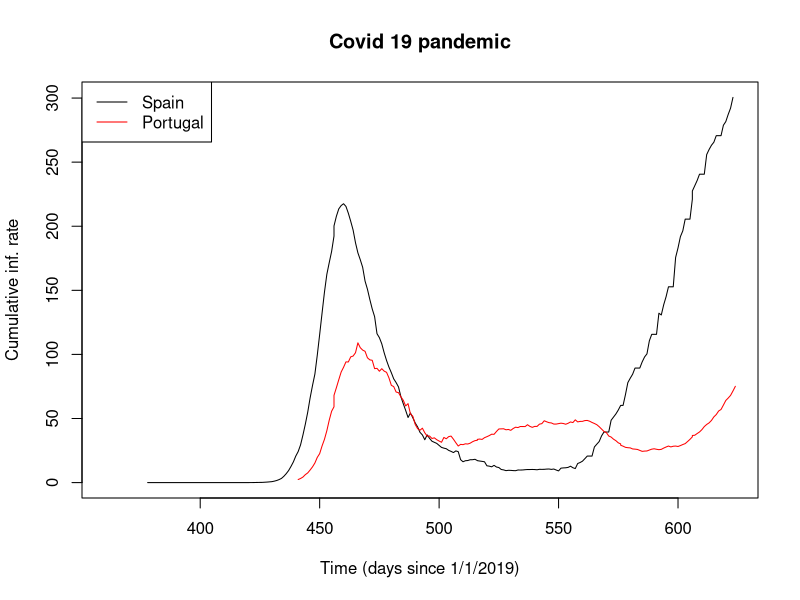
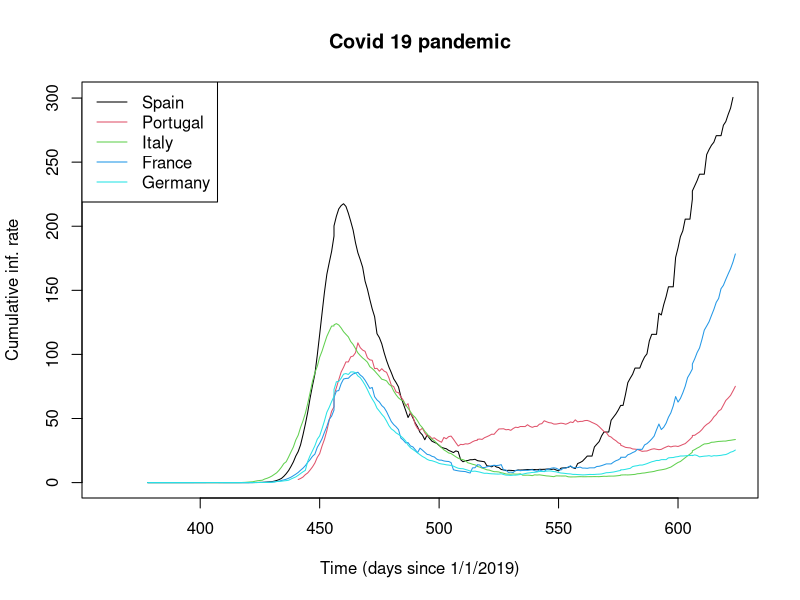
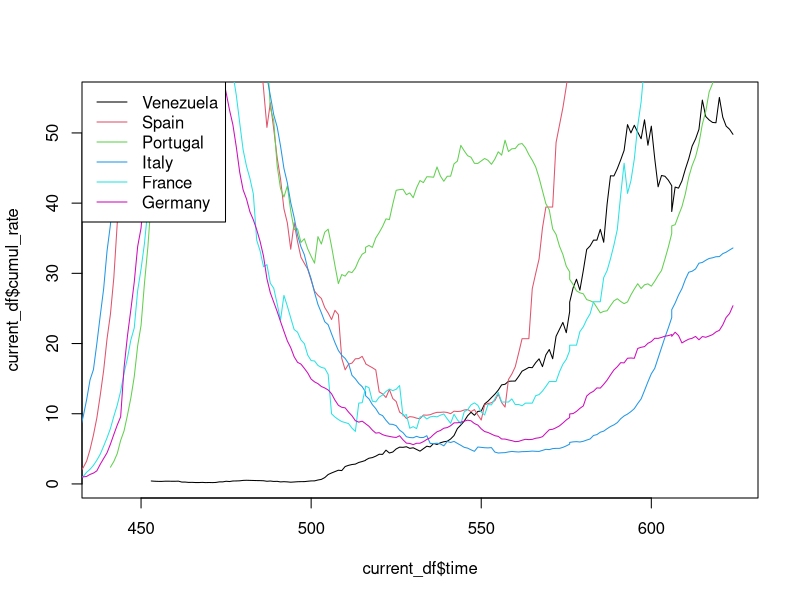

These charts were generated, in order, by the following R code: (Note: this script raises an error after producing the figures.)
library(readr)


#' Section 1: Reading data, data types and indexing
#' =============================================================================
#' * Motivating problem: Download Covid-19 data by country and compare the cumulative
#' number of infections between two different countries.
#' * Topics: data types
#' * Section: "Beyond numbers and data types"-"Formulas" (included)
#'

#' ### Exercise 1
#' Load data, and create a new data.frame with the following columns:
#' day, moth, year, cases, deaths, contriesAndTerritories, Cumulative...
#' Also, since the names are quite long, rename the latest two to 'country' and
#' 'cum_rate'. Tip: do not write all the names! Get the old ones and then override
#' just the latest two.
#'

# covid19 es un data.frame: matriz con tipos de datos distintos
covid19 <- read_csv("covid19.csv")

new_covid = covid19[ , c("day", "month", "year", "cases", "deaths", "countriesAndTerritories",
             "Cumulative_number_for_14_days_of_COVID.19_cases_per_100000")]

colnames(new_covid)[6:7] = c("countries", "cumul_rate")


#' ### Exercise 2
#' Since we want to plot number of cases against time we need a new column.
#' Why? Consider which variable should be used for the x-axis of the plot,
#' day?, month?, year?. Only using one of these variables will not work.
#' We must use these three variables to create a new variable named 'time'
#' that approximately counts the number of days since the beginning of 2019.
#' Use the formula: day + (month - 1) * 30 + (year - 2019) * 365
#' (there is an exact and simple way of transforming dates to numbers, but this
#' is not the point of the exercise). Then eliminate day, month and year from the
#' resulting data.frame
#'

new_covid$time = new_covid$day + (new_covid$month - 1) * 30 + (new_covid$year - 2019) * 365
new_covid$day = NULL
new_covid = new_covid[, c(-1, -2)]

#' Section 2: logical indexing and plots
#' =============================================================================
#' * Motivating problem: Let's plot the 'cum_rate' variable against time for several
#' countries (Let's say Spain and Portugal), so we can compare their epidemiological
#' situation
#' * Topics: logicals and logical indexing, plots
#' * Sections: Beyond numbers-formulas (both included), Simple graphics in R
#'

#' ### Exercise 3
#' plot the 'cum_rate' variable against 'time' for both Spain and Portugal. Proceed
#' as follows:
#' 1) create a data.frame with the data from Spain (name it 'spain') and then
#' create another one from Portugal ('portugal').
#' 2) Use the plot function.
#'

# porgugal = ...
spain = new_covid[new_covid$countries == "Spain", ]
portugal = new_covid[new_covid$countries == "Portugal", ]

plot(spain$time, spain$cumul_rate, type = "l",
     xlab = "Time (days since 1/1/2019)",
     ylab = "Cumulative inf. rate",
     main = "Covid 19 pandemic",
     #ylim = c(0, 500)
)
points(portugal$time, portugal$cumul_rate, col="red", type = "l")
legend("topleft", c("Spain", "Portugal"), col = c("black", "red"),
       lty = 1)



#' Section 3: loops
#' =============================================================================
#' * Motivating problem: Let's plot the 'cum_rate' variable against 'time' for a large
#' list of countries without duplicating code!
#' situation
#' * Topics: loops
#' * Sections: Programming
#'

#' ### Exercise 4
#' Let's plot the 'cum_rate' variable against 'time' for
#' the following countries: Spain, Portugal, Italy, France and Germany. You must
#' use a for/while loop!
#'
#'
countries = c("Spain", "Portugal", "Italy", "France", "Germany")

spain = new_covid[new_covid$countries == "Spain", ]
plot(spain$time, spain$cumul_rate, type = "l",
     xlab = "Time (days since 1/1/2019)",
     ylab = "Cumulative inf. rate",
     main = "Covid 19 pandemic",
     #ylim = c(0, 500)
)
i = 2
for (country in countries[-1]) {
  # filtrar por pais
  current_df = new_covid[new_covid$countries == country, ]
  points(current_df$time, current_df$cumul_rate, col = i, type = "l")
  i = i + 1
}
legend("topleft", legend = countries, col = 1:length(countries), lty = 1)

# Versión 2

countries = c("Venezuela", "Spain", "Portugal", "Italy", "France", "Germany")

i = 1
for (country in countries) {
  current_df = new_covid[new_covid$countries == country, ]
  if (country == countries[1]) { #españa --> plot
    plot(current_df$time, current_df$cumul_rate, col = i, type = "l")
  } else {
    points(current_df$time, current_df$cumul_rate, col = i, type = "l")
  }
  i = i + 1
}
legend("topleft", legend = countries, col = 1:length(countries), lty = 1)



#' Section 4: functions, packages and scoping
#' =============================================================================
#' * Motivating problem: Let's calculate the total number of cases since the
#' beginning of data collection for the previous countries. This should be stored
#' in a new data.frame/vector. Then, let's print the information using some ASCII art.
#' * Topics: functions, scoping, packages, apply
#' * Sections: Functions, packages, scoping
#'

my_sum = function(x, y = 10) {
  x + y
}



#' ### Exercise 5
#' Use a function and sapply to calculate the total number of cases since the
#' beginning of data collection for the previous countries. This should be stored
#' in a new data.frame/vector. Then, print the information for each country,
#' using the say function from package 'cowsay' so that information is given
#' by a shark (you must look at the documentation!)
#'

count_by_country = function(df, country) {
  current_country = df[df$countries == country, ]
  sum(current_country$cases)
}

a = count_by_country(new_covid, "Spain" )
b = count_by_country(new_covid, "Portugal")

countries = c("Venezuela", "Spain", "Portugal", "Italy", "France", "Germany")
cases_by_country = c() #variable declarada para usarla en el bucle 
  for (country in countries){
    current_cases = count_by_country(new_covid, country)
    cases_by_country = c(cases_by_country , current_cases)
  }

print(cases_by_country)
names(cases_by_country) = countries
#a cada numero --> le asigno nombre
cases_by_country
  
cases_by_country[6]
#alemania 270070 

count_spain_portugal = count_by_countries(new_covid, c("Spain", "Portugal"))
count_spain_portugal

#------ESTADISTICA III --------#
# Estilo lenguaje R 
# programación funiconal --> todo se hace con funciones
# bucles for por ejemplo --> funciones
# vector: countries, funnción: count_by_country

sapply(countries, count_by_country) 
#sapplay convierte en vector un vector con una funcion
#venezuela --> aplico funcion --> escupo en forma de vector

#count_by_country ( ------, ------) luego necesitamos datos -->se hace en sapply
sapply(countries, count_by_country, df = new_covid)
new_result = sapply(countries, count_by_country, df = new_covid)
new_result

# otra forma FUNCIONES LAMBDA
sapply(countries, count_by_country, df = new_covid)
 sapply(
  countries, 
  function(country) {
    current_country = new_covid[new_covid$countries == country, ]
    sum(current_country$cases)}, 
    )
#variables globales SOLO en funciones lMBDA, 
# ANTE LA DUDA DECLARAMOS TODS LOS ELEMENTOS Y LOS PASAMOS

 
#como modificar variables
 demo = function(x){
   x = 1
   x
 }

 x = 5 
 demo (x) #sale 1
 print(x) #sale 5
 
 #la variable x = 1 solo dentro del bucle no para siempre
 # java (paso por referencia): lo q cambia dentro cambia fuera
 # R (paso por copia): lo q cambia dentro NO cambia fuera
 
 
 








